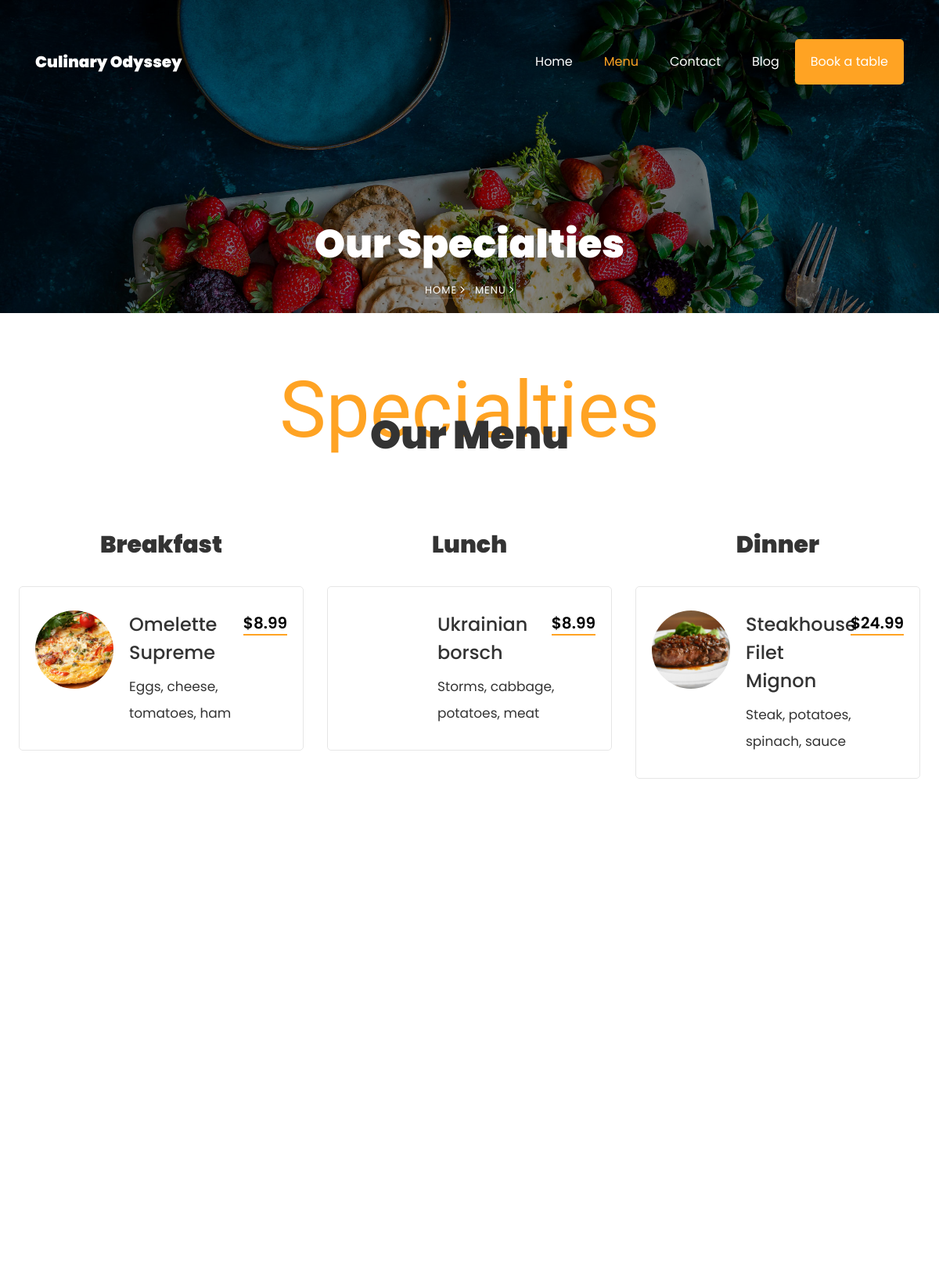
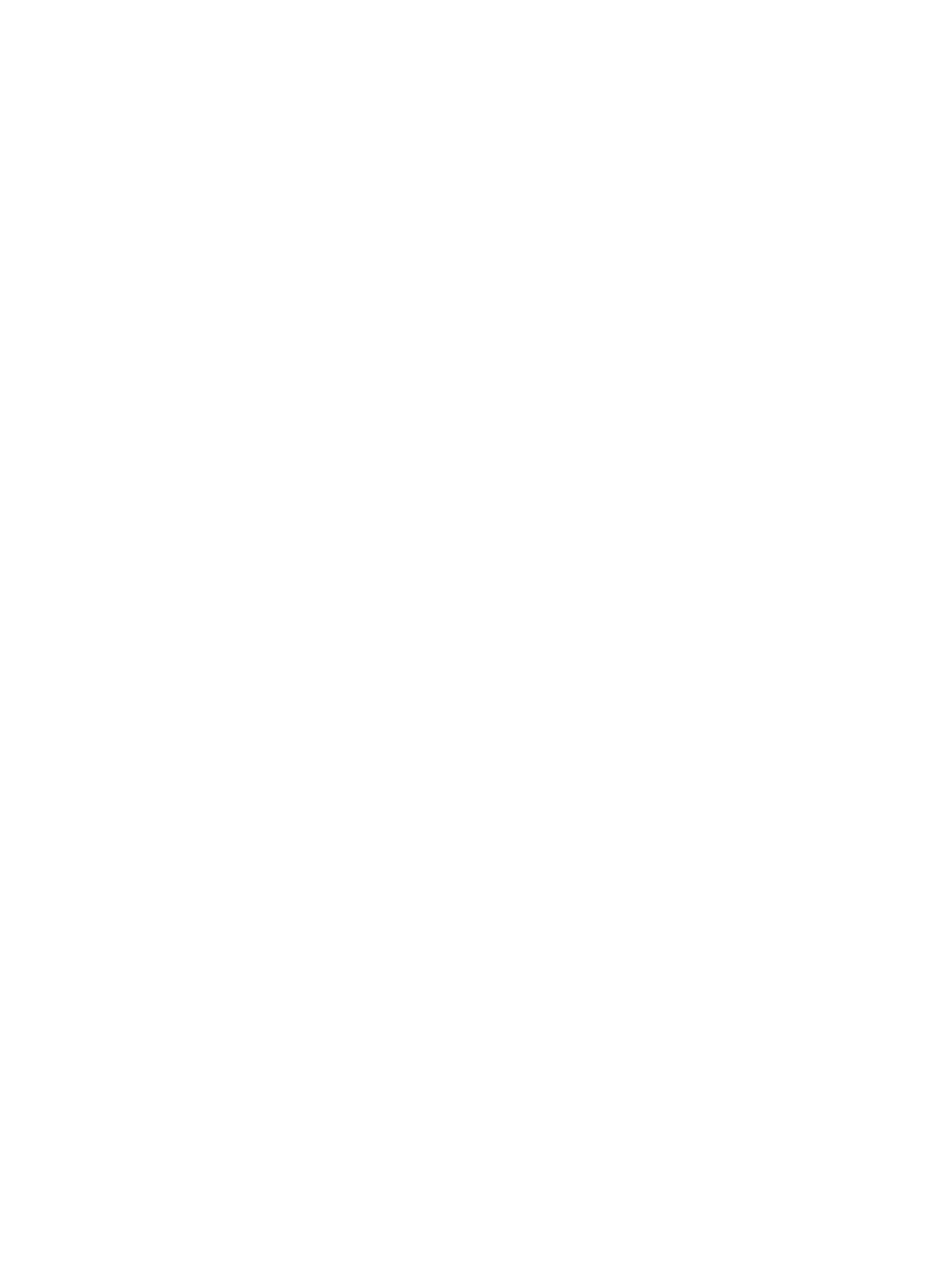
The app's page /menu/ (upper part) with its own data (2 pictures, top to bottom).
### culinary_odissey/models.py (models this page shows, shortened)
class DishCategory(models.Model):
    name = models.CharField(max_length=200, unique=True)
    order = models.PositiveSmallIntegerField()
    is_visible = models.BooleanField(default=True)
    class Meta:
        verbose_name_plural = 'Disch categories'
        ordering = ('order',)

class Dish(models.Model):
    name = models.CharField(max_length=255, unique=True)
    slug = models.SlugField(max_length=255, unique=True, db_index=True, verbose_name='url')
    ingredients = models.CharField(max_length=255)
    price = models.DecimalField(max_digits=10, decimal_places=2)
    photo = models.ImageField(upload_to='dishes/', blank=True)
    category = models.ForeignKey(DishCategory, on_delete=models.PROTECT, related_name='dishes')
    is_visible = models.BooleanField(default=True)
    order = models.PositiveSmallIntegerField()
    class Meta:
        verbose_name_plural = 'Dishes'
        ordering = ('order',)
        constraints = [
            models.UniqueConstraint(fields=['order', 'category'], name='unique_order_per_each_category'),
        ]
        unique_together = ['id', 'slug']

### culinary_odissey/views.py (the view, shortened to what this page needs)
# urls.py: path('menu/', Menu.as_view(), name='menu'),
class Menu(TemplateView):
    template_name = './menu_second.html'
    def get_context_data(self, **kwargs):
        context = super().get_context_data(**kwargs)
        categories = DishCategory.objects.filter(is_visible=True)
        dish = Dish.objects.filter(is_visible=True)
        context['categories'] = categories
        context['dishes'] = dish
        context['reservation_form'] = ReservationForm()
        return context

### app/context_processors.py (called while the page is built)
def about_item(request):
    item = About.objects.first()
    return {'about_item': item}

def main_menu_items(request):
    items = MainMenueItems.objects.filter(is_visible=True)
    return {'main_menu': items}

def slide_item(request):
    items = Slider.objects.filter(is_visible=True)
    return {'slide_item': items}

def service_item(request):
    items = Services.objects.filter(is_visible=True)
    return {'services_item': items}

def progress_item(request):
    items = Progress.objects.filter(is_visible=True)
    return {'progress_item': items}

def chef_item(request):
    items = Chefs.objects.filter(is_visible=True)
    return {'chef_item': items}

def customer_item(request):
    items = Customers.objects.filter(is_visible=True)
    return {'customer_item': items}

def footer_items(request):
    items = Footer.objects.first()
    return {'footer_item': items}

### culinary_odissey/templates/menu_second.html (shortened to what this page needs)
{% load static %}
<!DOCTYPE html>
<html lang="en">
  <head>
    <link rel="stylesheet" href="{% static 'css/open-iconic-bootstrap.min.css' %}">
    <link rel="stylesheet" href="{% static 'css/animate.css' %}">
    <link rel="stylesheet" href="{% static 'css/owl.carousel.min.css' %}">
    <link rel="stylesheet" href="{% static 'css/owl.theme.default.min.css' %}">
    <link rel="stylesheet" href="{% static 'css/magnific-popup.css' %}">
    <link rel="stylesheet" href="{% static 'css/aos.css' %}">
    <link rel="stylesheet" href="{% static 'css/ionicons.min.css' %}">
    <link rel="stylesheet" href="{% static 'css/bootstrap-datepicker.css' %}">
    <link rel="stylesheet" href="{% static 'css/jquery.timepicker.css' %}">
    <link rel="stylesheet" href="{% static 'css/flaticon.css' %}">
    <link rel="stylesheet" href="{% static 'css/icomoon.css' %}">
    <link rel="stylesheet" href="{% static 'css/style.css' %}">
  </head>
  <body>
	  {% include 'includes/navbar.html' %}
    <section class="hero-wrap hero-wrap-2" style="background-image: url('/static/images/bg_3.jpg');" data-stellar-background-ratio="0.5">
      <div class="overlay"></div>
      <div class="container">
        <div class="row no-gutters slider-text align-items-end justify-content-center">
          <div class="col-md-9 ftco-animate text-center">
            <h1 class="mb-2 bread">Our Specialties</h1>
            <p class="breadcrumbs"><span class="mr-2"><a href="/">Home <i class="ion-ios-arrow-forward"></i></a></span> <span>Menu <i class="ion-ios-arrow-forward"></i></span></p>
          </div>
        </div>
      </div>
    </section>
		<section class="ftco-section">
    	<div class="container-fluid px-4">
    		<div class="row justify-content-center mb-5 pb-2">
          <div class="col-md-7 text-center heading-section ftco-animate">
          	<span class="subheading">Specialties</span>
            <h2 class="mb-4">Our Menu</h2>
          </div>
        </div>
    <div class="row">
        {% for category in categories %}
            {% if category.is_visible %}
                <div class="col-md-6 col-lg-4 menu-wrap">
                    <div class="heading-menu text-center ftco-animate">
                        <h3>{{ category.name }}</h3>
                    </div>
                    {% for dish in dishes %}
                        {% if dish.is_visible and dish.category == category %}
                            <div class="menus d-flex ftco-animate">
                                <div class="menu-img img" style="background-image: url({{ dish.photo.url }});"></div>
                                <div class="text">
                                    <div class="d-flex">
                                        <div class="one-half">
                                            <h3>{{ dish.name }}</h3>
                                        </div>
                                        <div class="one-forth">
                                            <span class="price">${{ dish.price }}</span>
                                        </div>
                                    </div>
                                    <p>
                                        <span>{{ dish.ingredients }}</span>
                                    </p>
                                </div>
                            </div>
                        {% endif %}
                    {% endfor %}
                </div>
            {% endif %}
        {% endfor %}
    </div>
 </div>
    </section>
      {% include 'book_table.html' %}
  </body>
</html>

### records on screen
DishCategory: name "Breakfast"
Dish: photo (picture), name "Omelette Supreme", price "8.99", ingredients "Eggs, cheese, tomatoes, ham"
DishCategory: name "Lunch"
Dish: name "Ukrainian borsch", price "8.99", ingredients "Storms, cabbage, potatoes, meat"
DishCategory: name "Dinner"
Dish: photo (picture), name "Steakhouse Filet Mignon", price "24.99", ingredients "Steak, potatoes, spinach, sauce"
